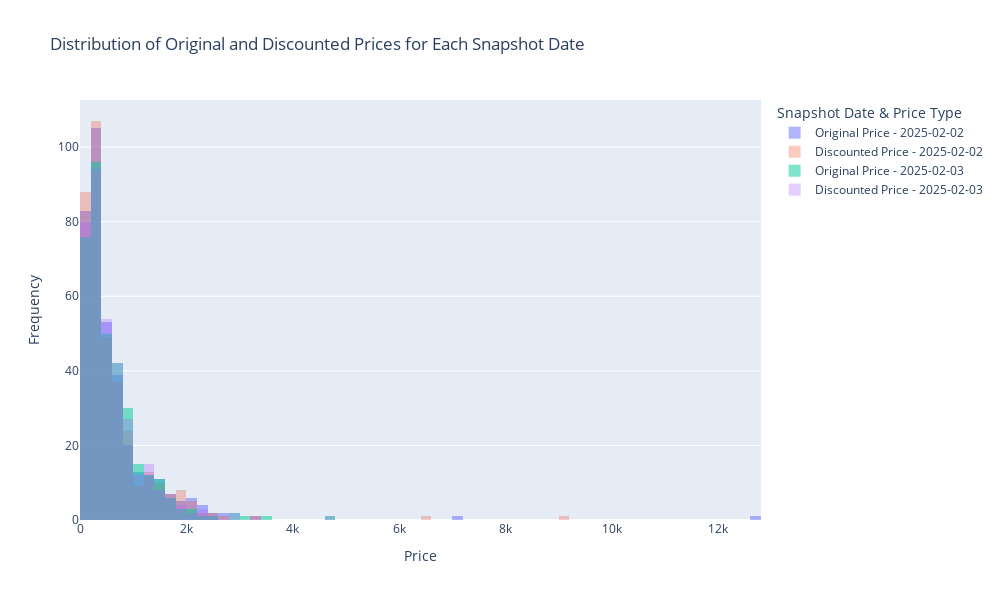

This figure's notebook cell:
### Markdown cell above
The histogram shows that most hotel review scores fall between **7 and 9**, with a peak around **8**, indicating generally positive experiences. Scores below **5** are rare to none.  

The similarity between the snapshot dates suggests that hotel ratings remain stable over time. While a few hotels receive low scores (**1-4**), these are outliers rather than the norm.  

The data above shows that **Booking.com prioritizes highly rated hotels** in its listings. Among the 100 hotels that appeared in each search, none have a review score below **6**, indicating that poorly rated hotels are likely filtered out. This aligns with Booking.com’s strategy of promoting well-reviewed properties to enhance user experience, while "punishing" lesser options.

### Code cell
price_data = bookings.groupby(['name', 'snapshot_date'], as_index=False)[['original_price', 'discounted_price']].first()

# Get unique snapshot dates
snapshot_dates = price_data['snapshot_date'].unique()

# Create subplots for each snapshot date
fig = go.Figure()

for date in snapshot_dates:
    snapshot_prices = price_data[price_data['snapshot_date'] == date]
    
    fig.add_trace(go.Histogram(
        x=snapshot_prices['original_price'].dropna(),
        name=f"Original Price - {date}",
        opacity=0.5
    ))
    
    fig.add_trace(go.Histogram(
        x=snapshot_prices['discounted_price'].dropna(),
        name=f"Discounted Price - {date}",
        opacity=0.3
    ))

# Update layout for better visualization
fig.update_layout(
    title="Distribution of Original and Discounted Prices for Each Snapshot Date",
    xaxis_title="Price",
    yaxis_title="Frequency",
    barmode='overlay',  # Ensures histograms overlap for comparison
    legend_title="Snapshot Date & Price Type",
    width=1000,
    height=600
)

# Show the interactive plot
fig.show()

### Figure 1 — Plotly figure (JSON) as saved in the notebook; plotly's stock layout.template omitted (floating-point values rounded to 4 significant figures; data arrays with more than 128 entries replaced by an {"elided": "..."} marker saying what was removed)
{"data": [{"name": "Original Price - 2025-02-02", "opacity": 0.5, "type": "histogram", "x": {"elided": "365 int values"}}, {"name": "Discounted Price - 2025-02-02", "opacity": 0.3, "type": "histogram", "x": {"elided": "365 int values"}}, {"name": "Original Price - 2025-02-03", "opacity": 0.5, "type": "histogram", "x": {"elided": "351 int values"}}, {"name": "Discounted Price - 2025-02-03", "opacity": 0.3, "type": "histogram", "x": {"elided": "351 int values"}}], "layout": {"barmode": "overlay", "height": 600, "legend": {"title": {"text": "Snapshot Date & Price Type"}}, "title": {"text": "Distribution of Original and Discounted Prices for Each Snapshot Date"}, "width": 1000, "xaxis": {"title": {"text": "Price"}}, "yaxis": {"title": {"text": "Frequency"}}}}
